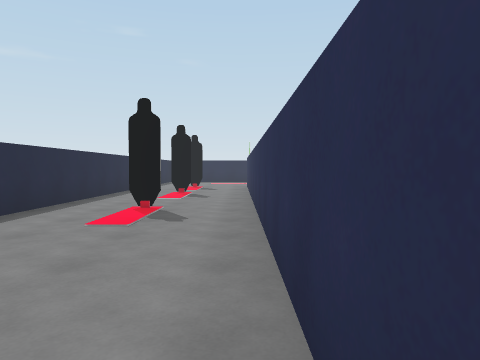
View 1 (above)

16 first-person views from a walk through a scene from a Unity 3-D project. The camera is 1.3 m above the floor, tilts 2° down and sees 70° across. The floor is counted in squares, 2 m on a side. Each view is taken from the middle of a square. On the plan, view 1 faces up. The plan holds only what a view shows up to about 10 squares ahead; the rest is blank. The place goes on beyond the plan. The player character is not drawn.

View 2
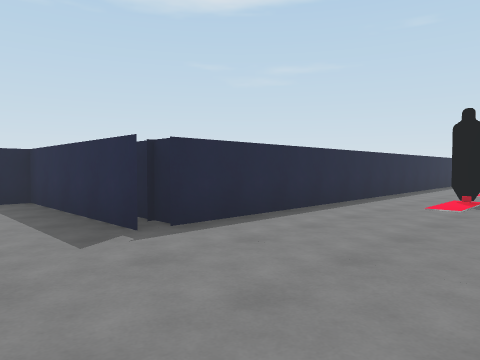

View 3
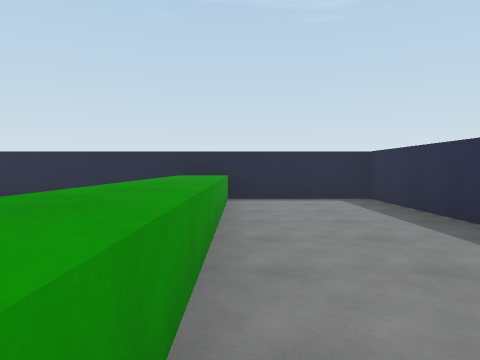

View 4
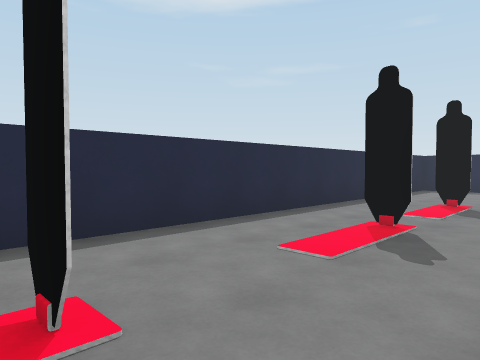

View 5
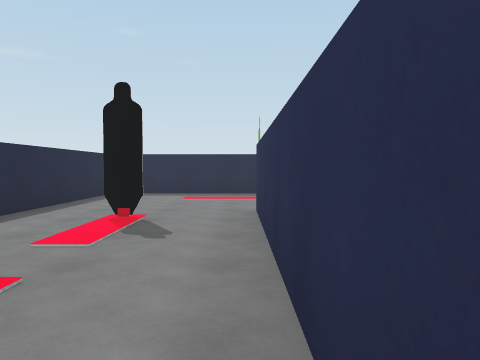

View 6
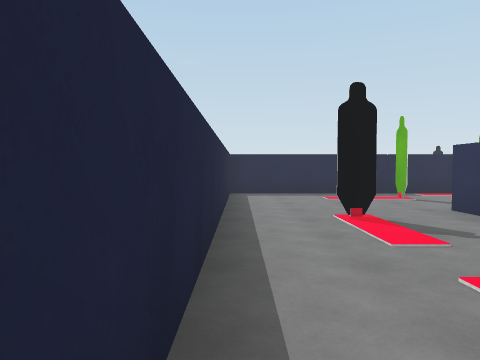

View 7
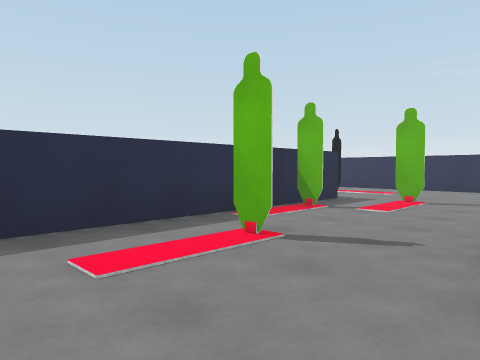

View 8
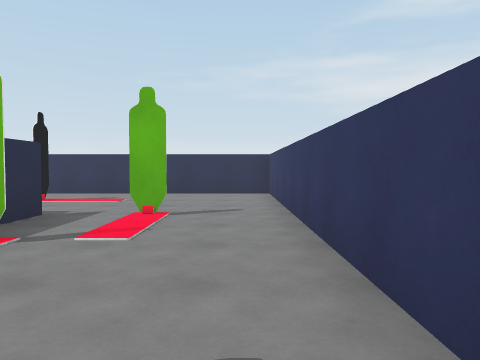

View 9
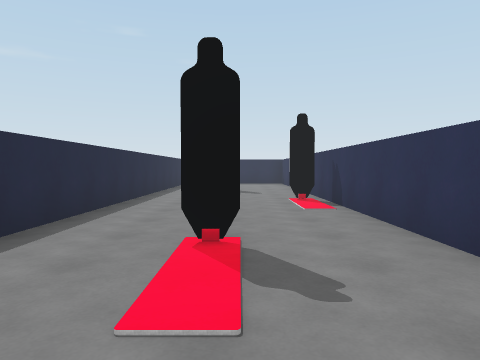

View 10
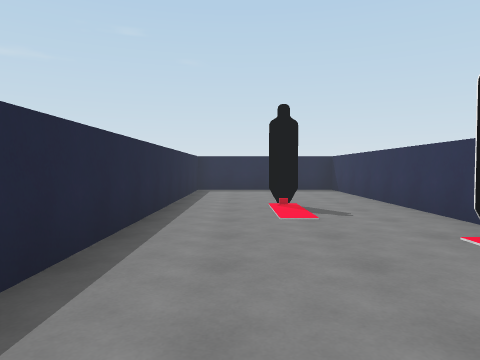

View 11
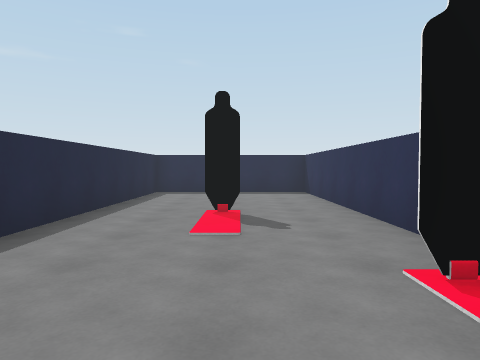

View 12
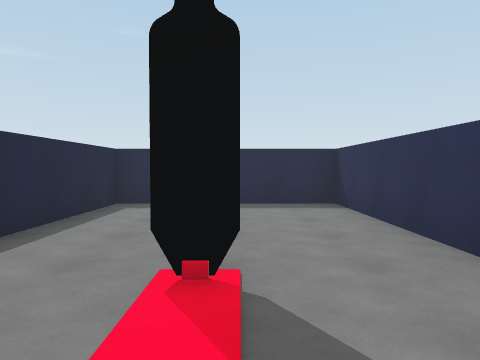

View 13
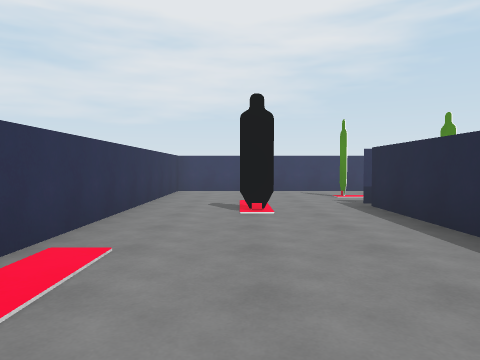

View 14
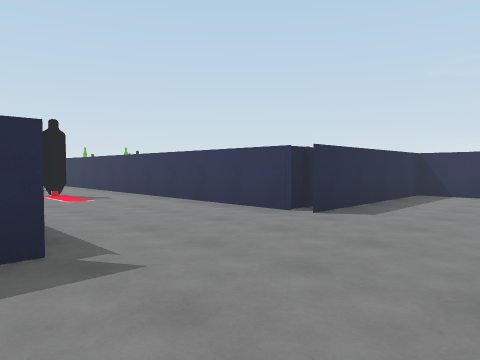

View 15
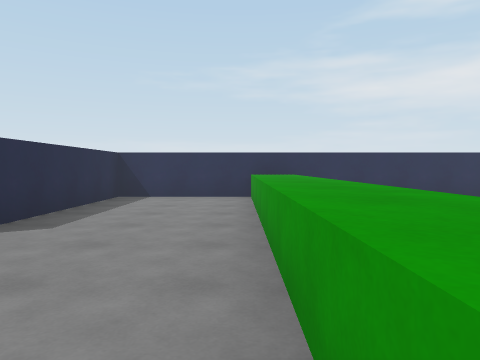

View 16
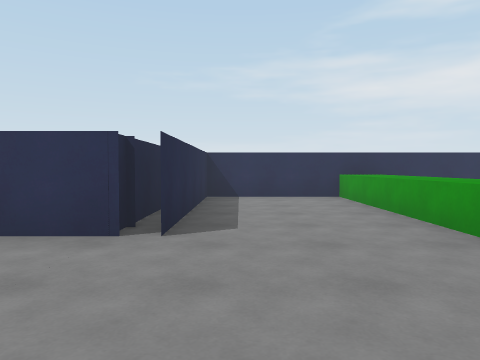

### Floor plan
Key: @ floor where view 1 was taken; # wall or solid block; . floor; = window, fence, low wall or low ledge; ^ raised ledge; O other object.
Columns run from 8 left of view 1 to 9 right of it. Each row starts with its distance up from view 1.
 29             ######
 28             #....#
 27             #....#
 26             #....#
 25             #....#
 24             #..O.#
 23             #....#
 22             #....#
 21             #...O#
 20             #....#
 19             #....#
 18             #....#
 17             #..O.#
 16     #########....#
 15     #............#
 14     #...#....#...#
 13     #............#
 12     #....#########
 11     #.OO.#
 10     #....#
  9     #.OO.#
  8     #....#
  7     #....#
  6     #....#
  5     #.OO.#
  4     #....#
  3     #....#
  2     #....#
  1     #....#
  0 #####...@#####
 -1 #............#
 -2 #............#
 -3 #............#
 -4 #=^^^^^^^^^^^#
 -5  #           #
 -6  #           #

Where each view was taken, in squares from view 1:
view 1: 0 up, 0 right, facing up
view 2: 2 down, 0 right, facing up-left
view 3: 3 down, 0 right, facing left
view 4: 5 up, 0 right, facing up-left
view 5: 7 up, 0 right, facing up
view 6: 7 up, 3 left, facing up
view 7: 12 up, 2 left, facing up-right
view 8: 13 up, 0 right, facing right
view 9: 14 up, 7 right, facing up
view 10: 18 up, 6 right, facing up
view 11: 19 up, 7 right, facing up
view 12: 22 up, 7 right, facing up
view 13: 22 up, 7 right, facing down
view 14: 3 down, 4 left, facing up-right
view 15: 3 down, 3 left, facing right
view 16: 1 down, 3 left, facing right
